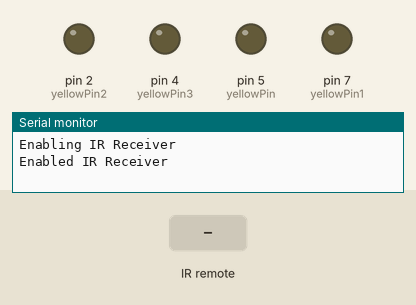
Bench run of a sketch on a simulated Arduino Uno, built with avr-gcc and run on an emulated ATmega328P. Shown: output pins drawn as LEDs (lit = HIGH), the last lines printed to the serial monitor. The inputs (shaded band) are chosen by the test bench.

Above: at 1.2 s.
1.3 s: infrared code 0xE0E006F9 received
At 2.5 s:
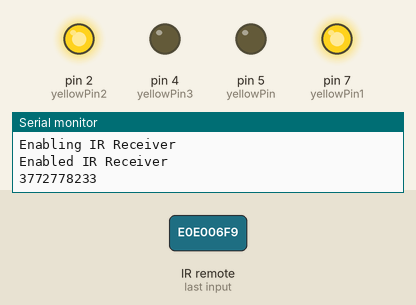
2.8 s: infrared code 0xE0E08679 received
At 3.3 s:
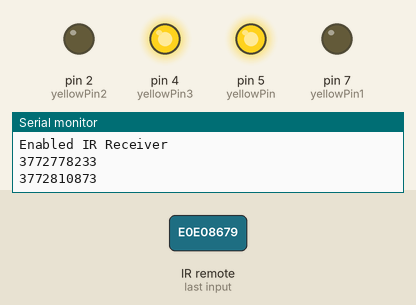
4.3 s: infrared code 0xE0E046B9 received
At 5.5 s:
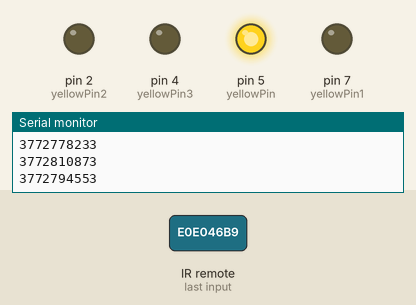
5.8 s: infrared code 0xE0E0A659 received
At 6.8 s:
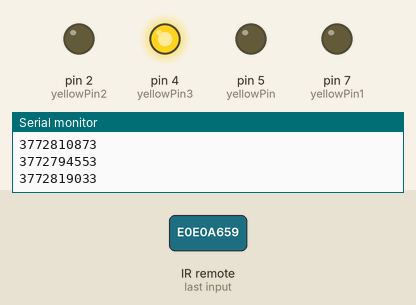
7.3 s: infrared code 0xE0E008F7 received
At 8.0 s:
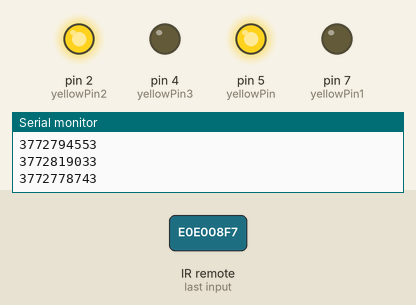
8.8 s: infrared code 0xE0E048B7 received
At 9.2 s:
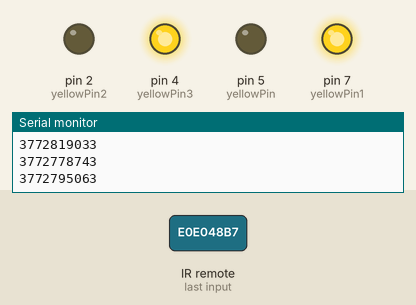
Timing chart, 0 to 11.3 s (numbered marks = the images above; inputs shaded):
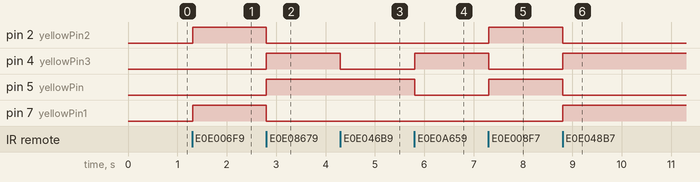

The sketch:

car_controle_by_ir_remote.ino
```cpp
#include <IRremote.h>
int RECV_PIN = 11; // Declare variables to hold pin number
IRrecv irrecv(RECV_PIN); // Create irrecv object
decode_results results;
int yellowPin = 5;// declare variable to hold decoded IR receiver result
int yellowPin1 = 7;
 int yellowPin2 = 2;
 int yellowPin3 = 4;

// put your setup code here, to run once:
void setup(){
  pinMode(yellowPin, OUTPUT);
    pinMode(yellowPin2, OUTPUT);
      pinMode(yellowPin3, OUTPUT);
  pinMode(yellowPin1, OUTPUT);// sets the digital pin as output
    digitalWrite(yellowPin2, LOW);
           digitalWrite(yellowPin1, LOW);
           digitalWrite(yellowPin3, LOW);
            digitalWrite(yellowPin,LOW);
Serial.begin(9600); //Initialize serial monitor
Serial.println("Enabling IR Receiver"); // Print text on serial monitor
irrecv.enableIRIn(); // Start the IR receiver
Serial.println("Enabled IR Receiver"); // Print text on serial monitor
}

void loop(){
  //decodes the infrared input
  if (irrecv.decode(&results)){
    long int decCode = results.value;
    Serial.println(results.value);
    //switch case to use the selected remote control button
    switch (results.value){
      case 3772778233: //when you press the 1 button
         digitalWrite(yellowPin,LOW);
            digitalWrite(yellowPin1, HIGH);
               digitalWrite(yellowPin2, HIGH);
        digitalWrite(yellowPin3, LOW);
        break;
      case 3772810873: //when you press the 4 button
     digitalWrite(yellowPin,HIGH);
            digitalWrite(yellowPin3, HIGH);
               digitalWrite(yellowPin1, LOW );
        digitalWrite(yellowPin2, LOW);
        break;
      case 3772794553: //when you press the 4 button
           digitalWrite(yellowPin3, LOW);
            digitalWrite(yellowPin2, LOW);
               digitalWrite(yellowPin, HIGH);
        digitalWrite(yellowPin1, LOW);
        break;

           case 3772819033: //when you press the 4 button
           digitalWrite(yellowPin1, LOW);
            digitalWrite(yellowPin, LOW);
               digitalWrite(yellowPin3, HIGH);
        digitalWrite(yellowPin2, LOW);
        break;
           case 3772782313    : //when you press the 4 button
           digitalWrite(yellowPin2, LOW);
           digitalWrite(yellowPin1, LOW);
           digitalWrite(yellowPin3, LOW);
            digitalWrite(yellowPin,LOW);
        break;
          case 3772778743: //when you press the 4 button
           digitalWrite(yellowPin3, LOW);
            digitalWrite(yellowPin2, HIGH);
               digitalWrite(yellowPin, HIGH);
        digitalWrite(yellowPin1, LOW);
        break;
          case 3772795063: //when you press the 4 button
           digitalWrite(yellowPin3,HIGH );
            digitalWrite(yellowPin2, LOW);
               digitalWrite(yellowPin, LOW);
        digitalWrite(yellowPin1,HIGH );
        break;
    }
    irrecv.resume(); // Receives the next value from the button you press
  }
  delay(10);
}
```

Measured:
- after the input at 1.3 s, pin 2 (yellowPin2), pin 7 (yellowPin1): LOW → HIGH at once
- after the input at 2.8 s, pin 2 (yellowPin2), pin 7 (yellowPin1): HIGH → LOW at once; pin 4 (yellowPin3), pin 5 (yellowPin): LOW → HIGH at once
- after the input at 4.3 s, pin 4 (yellowPin3): HIGH → LOW at once
- after the input at 5.8 s, pin 4 (yellowPin3): LOW → HIGH at once; pin 5 (yellowPin): HIGH → LOW at once
- after the input at 7.3 s, pin 2 (yellowPin2), pin 5 (yellowPin): LOW → HIGH at once; pin 4 (yellowPin3): HIGH → LOW at once
- after the input at 8.8 s, pin 2 (yellowPin2), pin 5 (yellowPin): HIGH → LOW at once; pin 4 (yellowPin3), pin 7 (yellowPin1): LOW → HIGH at once
